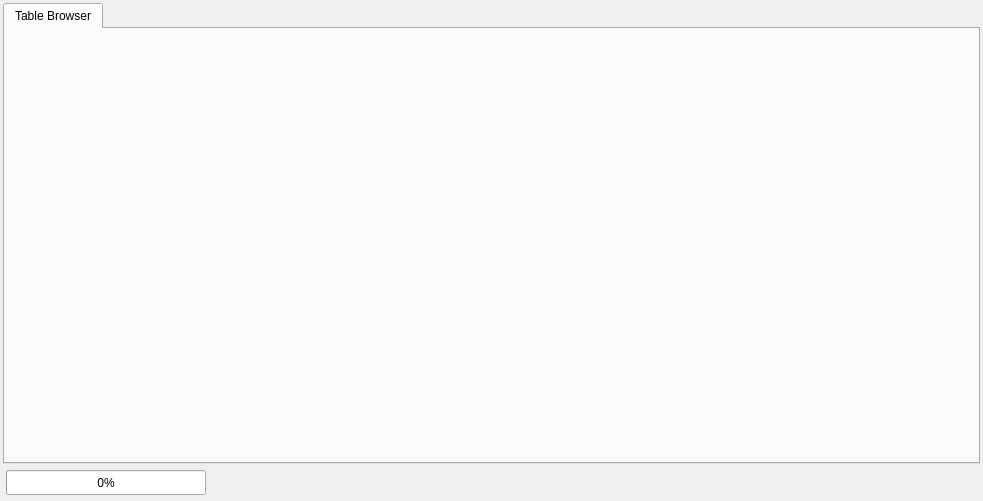
<ui version="4.0" >
 <class>Browser</class>
 <widget class="QWidget" name="Browser" >
  <property name="geometry" >
   <rect>
    <x>0</x>
    <y>0</y>
    <width>983</width>
    <height>501</height>
   </rect>
  </property>
  <property name="windowTitle" >
   <string>Table Browser</string>
  </property>
  <layout class="QGridLayout" >
   <property name="margin" >
    <number>3</number>
   </property>
   <property name="spacing" >
    <number>3</number>
   </property>
   <item row="1" column="0" >
    <widget class="QFrame" name="frame" >
     <property name="frameShape" >
      <enum>QFrame::NoFrame</enum>
     </property>
     <property name="frameShadow" >
      <enum>QFrame::Plain</enum>
     </property>
     <layout class="QGridLayout" >
      <property name="margin" >
       <number>3</number>
      </property>
      <property name="spacing" >
       <number>3</number>
      </property>
      <item row="0" column="0" >
       <widget class="QProgressBar" name="progress" >
        <property name="sizePolicy" >
         <sizepolicy>
          <hsizetype>5</hsizetype>
          <vsizetype>0</vsizetype>
          <horstretch>0</horstretch>
          <verstretch>0</verstretch>
         </sizepolicy>
        </property>
        <property name="minimumSize" >
         <size>
          <width>200</width>
          <height>25</height>
         </size>
        </property>
        <property name="maximumSize" >
         <size>
          <width>250</width>
          <height>16777215</height>
         </size>
        </property>
        <property name="value" >
         <number>0</number>
        </property>
        <property name="orientation" >
         <enum>Qt::Horizontal</enum>
        </property>
       </widget>
      </item>
      <item row="0" column="1" >
       <widget class="QLabel" name="label" >
        <property name="text" >
         <string/>
        </property>
       </widget>
      </item>
      <item row="0" column="2" >
       <spacer>
        <property name="orientation" >
         <enum>Qt::Horizontal</enum>
        </property>
        <property name="sizeHint" >
         <size>
          <width>671</width>
          <height>20</height>
         </size>
        </property>
       </spacer>
      </item>
     </layout>
    </widget>
   </item>
   <item row="0" column="0" >
    <widget class="QTabWidget" name="tabWidget" >
     <property name="currentIndex" >
      <number>0</number>
     </property>
     <widget class="QWidget" name="tab" >
      <attribute name="title" >
       <string>Table Browser</string>
      </attribute>
     </widget>
    </widget>
   </item>
  </layout>
 </widget>
 <resources/>
 <connections/>
</ui>
